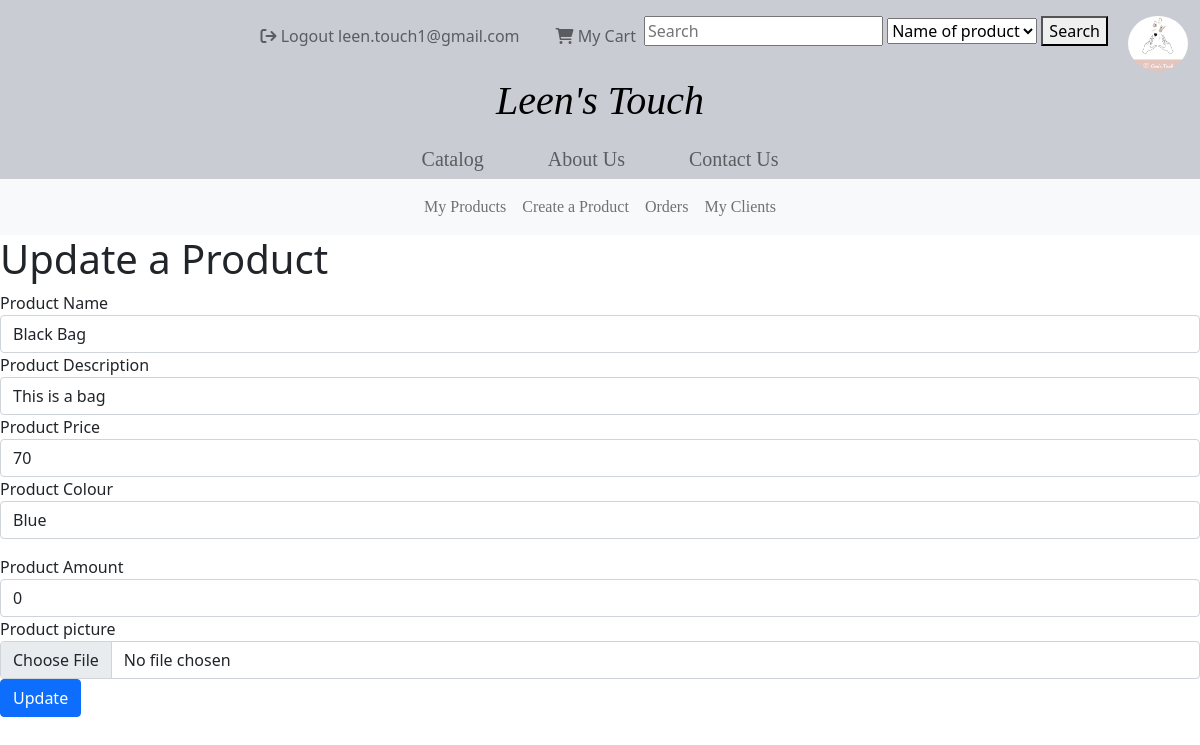
/AdminProducts/update/1235 (signed in), run on the app's committed database.
### tables this page shows
CREATE TABLE `products` (
  `upc` int(13) NOT NULL,
  `product_name` varchar(50) NOT NULL,
  `product_type` varchar(25) NOT NULL,
  `description` varchar(500) NOT NULL,
  `price` double NOT NULL,
  `image` varchar(100) NOT NULL,
  `colour` varchar(15) NOT NULL,
  `quantity` int(2) NOT NULL,
  `fulfill_time` int(2) NOT NULL
);

### app/core/app.php (called while the page is built, shortened)
<?php
    class App{
        protected $currentMethod = 'index';
        public function __construct()
        {
            $url = $this->parseURL();
            if(file_exists('../app/controllers/'.$url[0].'.php')){
                unset($url[0]);
            }
            $this->currentController = new $this->currentController;
            if(isset($url[1])){
                if(method_exists($this->currentController, $url[1])){
                    $this->currentMethod = $url[1];
                    unset($url[1]);
                }
            }
            $this->params = $url ? array_values($url) : [];
            call_user_func_array([$this->currentController, $this->currentMethod], $this->params);
        }
        public function parseURL(){
            if(isset($_GET['url'])){
                $url = rtrim($_GET['url'], '/');
                $url = filter_var($url, FILTER_SANITIZE_URL);
                $url = explode('/',$url);
                return $url;
            }
        }
    }

### public/index.php (called while the page is built, shortened)
<?php
    $init = new App;
?>

### app/core/Model.php (called while the page is built, shortened)
<?php
class Model
{
    private $host = DB_HOST;
    private $user = DB_USER;
    private $pass = DB_PASS;
    private $dbname = DB_NAME;
    private $dbh;
    private $stmt;
    public function __construct()
    {
        $dsn = 'mysql:host=' . $this->host . ';dbname=' . $this->dbname;
        $options = array(
            PDO::ATTR_PERSISTENT => true,
            PDO::ATTR_ERRMODE => PDO::ERRMODE_EXCEPTION
        );
        try {
            $this->dbh = new PDO($dsn, $this->user, $this->pass, $options);
        } catch (PDOException $e) {
            $this->error = $e->getMessage();
            echo $this->error;
        }
    }
    public function query($sql)
    {
        $this->stmt = $this->dbh->prepare($sql);
    }
    public function bind($param, $value, $type = null)
    {
        if (is_null($type)) {
            switch (true) {
                default:
                    $type = PDO::PARAM_STR;
            }
        }
        $this->stmt->bindValue($param, $value, $type);
    }
    public function execute()
    {
        return $this->stmt->execute();
    }
    public function getSingle(){
        $this->execute();
        return $this->stmt->fetch(PDO::FETCH_OBJ);
    }
}

### app/models/productsModel.php (called while the page is built, shortened)
<?php
    Class productsModel{
        public function __construct(){
            $this->db = new Model;
        }
        public function getProduct($upc){
            $this->db->query("SELECT * FROM products WHERE upc = :upc");
            $this->db->bind(':upc',$upc);
            return $this->db->getSingle();
        }
    }
?>

### app/views/AdminProducts/updateProduct.php (the view, shortened to what this page needs)
<?php require APPROOT . '/views/includes/header.php';
?>
<nav class="navbar navbar-expand-lg navbar-light bg-light">
  <div class="collapse navbar-collapse" id="mynavbar">
    <ul style="margin: auto; text-align: center; font-family:'Constantia-Regular';" class="navbar-nav ">
      <li class="nav-item">
        <a class="nav-link" href="/LeensTouch/AdminProducts/getProducts">My Products</a>
      </li>
      <li class="nav-item">
        <a class="nav-link" href="/LeensTouch/AdminProducts/createProduct">Create a Product</a>
      </li>
      <li class="nav-item">
        <a class="nav-link" href="/LeensTouch/Orders/getOrders">Orders</a>
      </li>
      <li class="nav-item">
        <a class="nav-link" href="/LeensTouch/Clients/viewClients">My Clients</a>
      </li>
    </ul>
  </div>
</nav>
    <h1>Update a Product</h1>
    <form action='' method='post' enctype="multipart/form-data">
    <div class="form-group">
        <label for="product_name">Product Name</label>
        <input name="product_name" type="text" class="form-control" id="product_name" value="<?php echo $data->product_name?>">
    </div><div class="form-group">
        <label for="description">Product Description</label>
        <input name="description" type="text" class="form-control" id="description" value="<?php echo $data->description?>">
    </div><div class="form-group">
        <label for="price">Product Price</label>
        <input name="price" type="text" class="form-control" id="price" value="<?php echo $data->price?>">
    </div><div class="form-group">
        <label for="colour">Product Colour</label>
        <input name="colour" type="text" class="form-control" id="colour" value="<?php echo $data->colour?>">
    </div>
    </div><div class="form-group">
        <label for="quantity">Product Amount</label>
        <input name="quantity" type="text" class="form-control" id="quantity" value="<?php echo $data->quantity?>">
    </div>
    <div class="form-group">
        <label for="image">Product picture</label>
        <input type='file' name='image' class='form-control' />
    </div>
    <button type="submit" name='update' class="btn btn-primary">Update</button>
<?php require APPROOT . '/views/includes/footer.php'; ?>

### data on the page
products: product_name "Black Bag", description "This is a bag", price "70", colour "Blue", quantity "0"

### other printed values
$_SESSION['user_fname'] "leen.touch1@gmail.com"
SITENAME "Leen's Touch"
